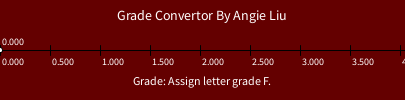
Frame 1 (no input)
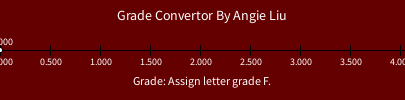
Frame 60 (the mouse pressed at the canvas centre just before this capture)
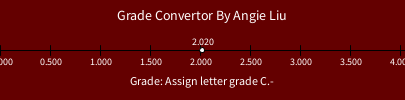
Frame 120 (the mouse held since frame 60 and released just before this capture)

The Processing sketch that drew these frames (run headless with seeded random() and noise(); from frame 60 on, the mouse is pressed at the canvas centre):

// Processing sketch: Graphics_Grades_Assignment
// ── Graphics_Grades_Assignment.pde
// Angie Liu | 9 Sept 2025 | Graphics Grade Assignment

void setup () {
  size(405, 100);
}

void draw() {
  background(100,0,0);
  line(0, height/2, width, height/2);
  
  for(int i = 0; i <width; i+=50){
    line(i,45,i,55);
    textSize(10);
    text(i/100.0,i,65);
  }
  
  ellipse(mouseX, height/2, 5, 5);
  text(mouseX/100.0, mouseX, 45);
  textAlign(CENTER);
  text("Grade: " + calcGrade(mouseX/100.0), width/2, 85);
  textSize(14);
  text("Grade Convertor By Angie Liu", width/2,20);


  float grade = random(4.001);
  println(grade);
}

String calcGrade(float val) {
  textSize(12);
  String returnVal;
  if (val >=3.51) {
    returnVal = "Assign letter grade A.";
  } else if (val >=3.00) {
    returnVal = "Assign letter grade A-.";
  } else if (val >=2.84) {
    returnVal = "Assign letter grade B+.";
  } else if (val >=2.67) {
    returnVal = "Assign letter grade B.";
  } else if (val >=2.50) {
    returnVal = "Assign letter grade B-.";
  } else if (val >=2.34) {
    returnVal = "Assign letter grade C+.";
  } else if (val >=2.17) {
    returnVal = "Assign letter grade C.";
  } else if (val >=2.00) {
    returnVal = "Assign letter grade C.-";
  } else if (val >=1.66) {
    returnVal = "Assign letter grade D+.";
  } else if (val >=1.33) {
    returnVal = "Assign letter grade D.";
  } else if (val >=1.00) {
    returnVal = "Assign letter grade D-.";
  } else {
    returnVal = "Assign letter grade F.";
  }
  return returnVal;
}
